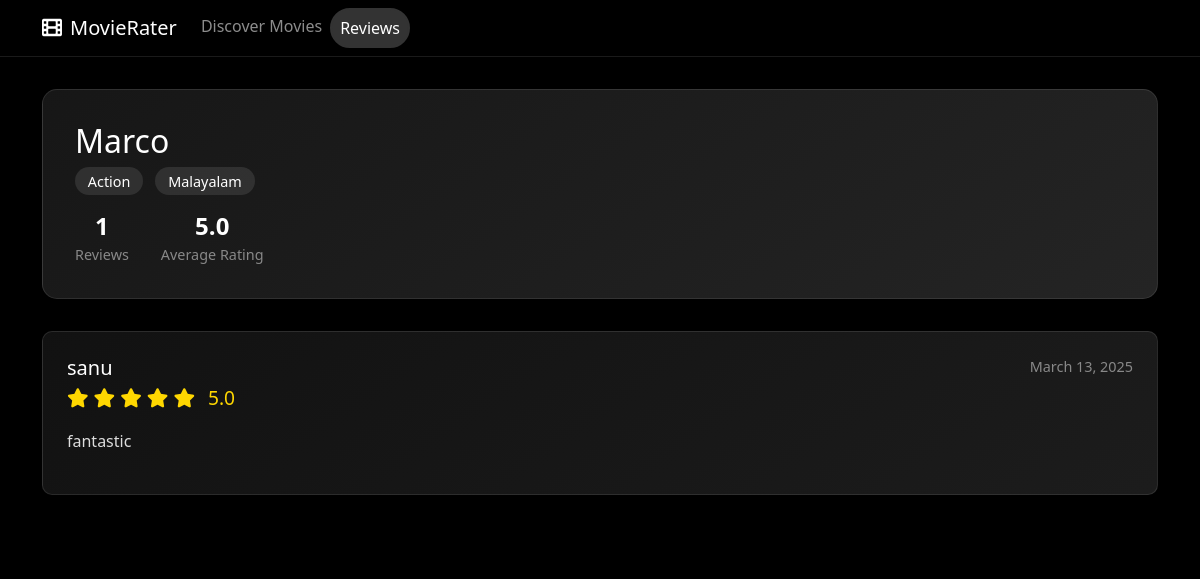
Screenshot of /Review_list/2/ with the database file from the repository.
### MR/models.py (models this page shows, shortened)
class Movie(models.Model):
    class MovieGenre(models.TextChoices):
        ACTION = 'Action'
        ADVENTURE = 'Adventure'
        ANIMATION = 'Animation'
        COMEDY = 'Comedy'
        DOCUMENTARY = 'Documentary'
        DRAMA = 'Drama'
        FANTASY = 'Fantasy'
        HORROR = 'Horror'
        MYSTERY = 'Mystery'
        ROMANCE = 'Romance'
        SCIENCE_FICTION = 'Science Fiction'
        THRILLER = 'Thriller'
        WAR = 'War'
        WESTERN = 'Western'
    class MovieLanguage(models.TextChoices):
        ENGLISH = 'English'
        HINDI = 'Hindi'
        TAMIL = 'Tamil'
        TELUGU = 'Telugu'
        KANNADA = 'Kannada'
        MARATHI = 'Marathi'
        BENGALI = 'Bengali'
        GUJARATI = 'Gujarati'
        PUNJABI = 'Punjabi'
        URDU = 'Urdu'
        MALAYALAM = 'Malayalam'
        OTHERS = 'Others'
    title = models.CharField(
        max_length=200,
        help_text="The title of the movie"
    )
    release_date = models.DateField(
        help_text="Release date of the movie")
    language = models.CharField(
        max_length=50,
        choices=MovieLanguage.choices,
        help_text="Primary language of the movie"
    )
    genre = models.CharField(
        max_length=50,
        choices=MovieGenre.choices,
        help_text="Primary genre of the movie"
    )
    director = models.CharField(
        max_length=200,
        help_text="Name of the movie director"
    )

class MovieRating(models.Model):
    user = models.ForeignKey(
        User,
        on_delete=models.CASCADE,
        related_name='movie_ratings'
    )
    movie = models.ForeignKey(
        Movie,
        on_delete=models.CASCADE,
        related_name='ratings'
    )
    rating = models.FloatField(
        validators=[
            MinValueValidator(1.0),
            MaxValueValidator(5.0)
        ],
        help_text="Rating from 1.0 to 5.0 stars"
    )
    review = models.TextField(
        blank=True,
        help_text="Optional review text"
    )
    created_at = models.DateTimeField(auto_now_add=True,null=True)
    updated_at = models.DateTimeField(auto_now=True,null=True)

### MR/views.py (the view)
# urls.py: path('Review_list/<int:movie_pk>/', ReviewListView.as_view(), name='Review_list'),
class ReviewListView(View):
    def get(self, request, movie_pk):
        try:
            movie = Movie.objects.get(id=movie_pk)
            reviews = MovieRating.objects.filter(movie=movie).order_by('-id')  # Most recent first
            avg_rating = reviews.aggregate(Avg('rating'))['rating__avg']
            return render(request, 'review_list.html', {
                'reviews': reviews,
                'movie': movie,
                'user': request.user,
                'average_rating': avg_rating
            })
        except Movie.DoesNotExist:
            messages.error(request, "Movie not found.")
            return redirect('HomeView', pk=request.user.id)

### MR/templates/review_list.html (shortened to what this page needs)
{% load static %}
<!DOCTYPE html>
<html lang="en">
<head>
    <link href="https://cdn.jsdelivr.net/npm/bootstrap@5.3.0/dist/css/bootstrap.min.css" rel="stylesheet">
    <link href="https://cdnjs.cloudflare.com/ajax/libs/font-awesome/6.0.0/css/all.min.css" rel="stylesheet">
</head>
<body>
    <nav class="navbar navbar-expand-lg navbar-dark">
        <div class="container">
            <a class="navbar-brand" href="#">
                <i class="fas fa-film me-2"></i>MovieRater
            </a>
            <div class="collapse navbar-collapse" id="navbarNav">
                <ul class="navbar-nav me-auto">
                    <li class="nav-item">
                        <a class="nav-link" href="{% url 'discover_movies' pk=request.user.id %}">Discover Movies</a>
                    </li>
                    <li class="nav-item">
                        <a class="nav-link active" href="#">Reviews</a>
                    </li>
                </ul>
            </div>
        </div>
    </nav>
    <section class="review-section">
        <div class="container">
            {% if movie %}
            <div class="movie-info">
                <h2>{{ movie.title }}</h2>
                <div class="mt-2">
                    <span class="genre-badge">{{ movie.genre }}</span>
                    <span class="genre-badge">{{ movie.language }}</span>
                </div>
                <div class="movie-stats">
                    <div class="stat-item">
                        <div class="stat-value">{{ movie.ratings.count }}</div>
                        <div class="stat-label">Reviews</div>
                    </div>
                    <div class="stat-item">
                        <div class="stat-value">
                            {% if average_rating %}
                                {{ average_rating|floatformat:1 }}
                            {% else %}
                                N/A
                            {% endif %}
                        </div>
                        <div class="stat-label">Average Rating</div>
                    </div>
                </div>
            </div>
            {% endif %}
            {% if reviews %}
                {% for review in reviews %}
                <div class="review-card">
                    <div class="d-flex justify-content-between align-items-start">
                        <div>
                            <h5 class="mb-1">{{ review.user.username }}</h5>
                            <div class="rating-stars">
                                {% for i in "12345"|make_list %}
                                    {% if forloop.counter <= review.rating %}
                                        <i class="fas fa-star"></i>
                                    {% else %}
                                        <i class="far fa-star"></i>
                                    {% endif %}
                                {% endfor %}
                                <span class="ms-2">{{ review.rating|floatformat:1 }}</span>
                            </div>
                        </div>
                        <div class="review-meta">
                            {% if review.created_at %}
                                {{ review.created_at|date:"F d, Y" }}
                            {% endif %}
                        </div>
                    </div>
                    <div class="review-text">
                        {% if review.review %}
                            {{ review.review }}
                        {% else %}
                            <em>No written review provided.</em>
                        {% endif %}
                    </div>
                </div>
                {% endfor %}
            {% else %}
                <div class="no-reviews">
                    <i class="fas fa-comment-slash fa-3x mb-3"></i>
                    <h3>No Reviews Yet</h3>
                    <p>Be the first one to review this movie!</p>
                </div>
            {% endif %}
        </div>
    </section>
</body>
</html>

### MR/templates/review_list.html (style rules this page uses)
body { background-color: #000000; color: #ffffff; font-family: 'Segoe UI', Tahoma, Geneva, Verdana, sans-serif; min-height: 100vh; }
.navbar { background-color: rgba(0, 0, 0, 0.95) !important; backdrop-filter: blur(10px); border-bottom: 1px solid rgba(255, 255, 255, 0.1); }
.review-section { padding: 2rem 0; background: linear-gradient(rgba(0, 0, 0, 0.8), rgba(0, 0, 0, 0.9)); }
.movie-info { background: linear-gradient(145deg, rgba(25, 25, 25, 0.9), rgba(40, 40, 40, 0.9)); border-radius: 15px; backdrop-filter: blur(10px); border: 1px solid rgba(255, 255, 255, 0.1); padding: 2rem; margin-bottom: 2rem; }
.review-card { background: linear-gradient(145deg, rgba(25, 25, 25, 0.7), rgba(40, 40, 40, 0.7)); border-radius: 10px; backdrop-filter: blur(10px); border: 1px solid rgba(255, 255, 255, 0.1); padding: 1.5rem; margin-bottom: 1.5rem; transition: transform 0.3s ease; }
.rating-stars { color: #ffd700; font-size: 1.2rem; }
.review-meta { color: #888; font-size: 0.9rem; }
.review-text { color: #ddd; margin: 1rem 0; line-height: 1.6; }
.genre-badge { background-color: rgba(255, 255, 255, 0.1); color: #fff; padding: 0.3rem 0.8rem; border-radius: 20px; font-size: 0.9rem; margin-right: 0.5rem; }
.movie-stats { display: flex; gap: 2rem; margin-top: 1rem; }
.stat-item { text-align: center; }
.stat-value { font-size: 1.5rem; font-weight: bold; color: #fff; }
.stat-label { color: #888; font-size: 0.9rem; }
.nav-link { transition: all 0.3s ease; padding: 0.375rem 1rem; border-radius: 25px; }
.nav-link.active { background-color: #333333; border: 2px solid #333333; color: white; }

### rows the page displays
Movie: title "Marco", genre "Action", language "Malayalam", ratings.count "1"
MovieRating: user.username "sanu", rating "5.0", created_at "March 13, 2025", review "fantastic"

### other values shown
{{ average_rating|floatformat:1 }} "5.0"
